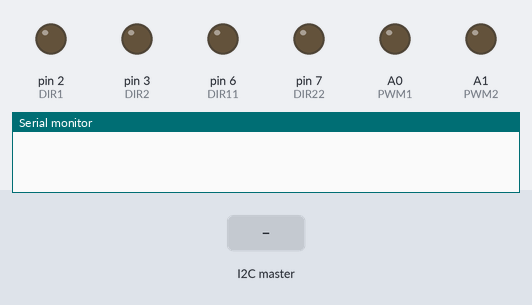
The sketch below on a simulated Arduino Nano, built with avr-gcc and run on an emulated ATmega328P. On the bench: output pins drawn as LEDs (lit = HIGH), the last lines printed to the serial monitor. Inputs (shaded band) come from the test bench.

Above: at 1.2 s.
1.3 s: the I2C master sends the byte 1
At 2.0 s:
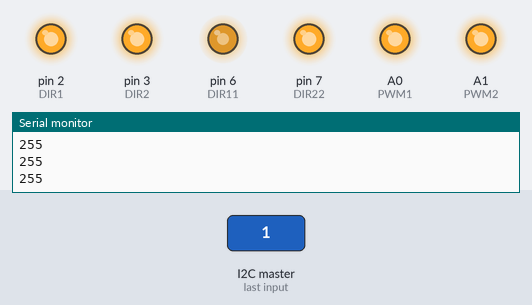
2.8 s: the I2C master sends the byte 2
At 3.1 s:
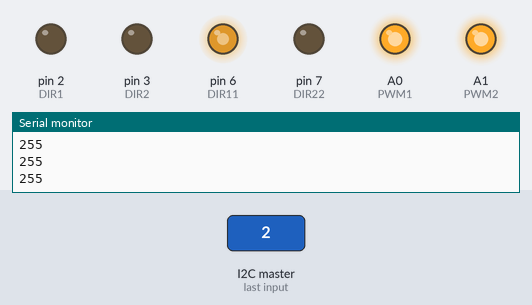
4.3 s: the I2C master sends the byte 0
At 5.5 s:
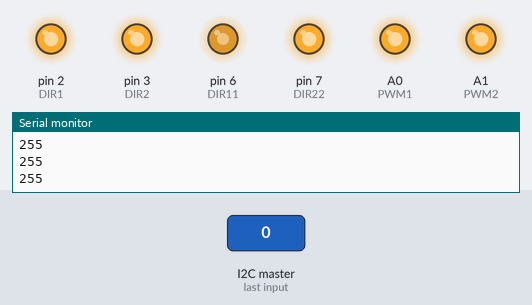
Timing chart, 0 to 7.3 s (numbered marks = the images above; inputs shaded):
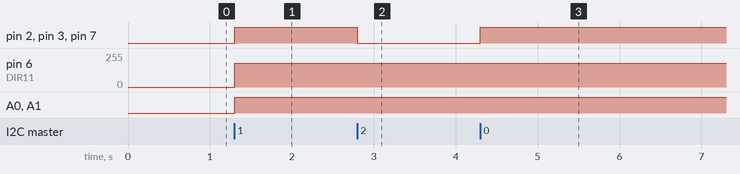

The sketch:

final_ish.ino
```cpp
#include<Wire.h>
#define SLAVE_ADDRESS 0x8
int DIR1 = 2;
int DIR2 = 3;
int PWM1 = A0;
int PWM2 = A1;
int DIR11 = 6;
int DIR22 = 7;
int PWM12 = A6;
int PWM22 = A7;
byte arr[]={0,0,0,0};
void setup() {
  Wire.begin(SLAVE_ADDRESS);
  Wire.onReceive(receiveEvent);
  Serial.begin(9600);
  pinMode(DIR1, OUTPUT);
  pinMode(DIR2, OUTPUT);
  pinMode(PWM1, OUTPUT);
  pinMode(PWM2, OUTPUT);
 //Declaring the pin modes, obviously they're outputs
  pinMode(PWM2, OUTPUT);
  pinMode(DIR11, OUTPUT);
  pinMode(DIR22, OUTPUT);
  pinMode(PWM12, OUTPUT);
  //Declaring the pin modes, obviously they're outputs
  pinMode(PWM22, OUTPUT);
}
void receiveEvent(int howMany) {

  while (0<Wire.available()) {
    for(int i =0; i<4;i++){
    byte x = Wire.read(); // receive byte as a character
    arr[i]=x;
    }
  Serial.println(arr[0]);
  Serial.println(arr[1]);
  Serial.println(arr[2]);
  Serial.println(arr[3]);
}
if(arr[0]==0){
  digitalWrite(DIR1, 5);
  digitalWrite(DIR2, 5);
  analogWrite(PWM2,180);
  analogWrite(PWM1,180);
  digitalWrite(DIR11, 5);
  digitalWrite(DIR22, 5);
  analogWrite(PWM22,180);
  analogWrite(PWM12,180);
}
else if (arr[0]==1){
  digitalWrite(DIR1, HIGH);
  digitalWrite(DIR2, HIGH);
  analogWrite(PWM2,180);
  analogWrite(PWM1,180);
  digitalWrite(DIR11, HIGH);
  digitalWrite(DIR22, HIGH);
  analogWrite(PWM22,180);
  analogWrite(PWM12,180);
  }
else if(arr[0]==2){
  digitalWrite(DIR1, LOW);
  digitalWrite(DIR2, LOW);
  analogWrite(PWM2,180);
  analogWrite(PWM1,180);
  digitalWrite(DIR11, LOW);
  digitalWrite(DIR22, LOW);
  analogWrite(PWM22,180);
  analogWrite(PWM12,180);
}
else if(arr[0]==3){
  digitalWrite(DIR1, HIGH);

  digitalWrite(DIR2, LOW);
  analogWrite(PWM2,180);
  analogWrite(PWM1,180);
  digitalWrite(DIR11, LOW);
  digitalWrite(DIR22, LOW);
  analogWrite(PWM22,180);
  analogWrite(PWM12,180);
}
else if(arr[0]==4){
  digitalWrite(DIR1, LOW);
  digitalWrite(DIR2, HIGH);
  analogWrite(PWM2,180);
  analogWrite(PWM1,180);
  digitalWrite(DIR11, LOW);
  digitalWrite(DIR22, HIGH);
  analogWrite(PWM22,180);
  analogWrite(PWM12,180);

}
}
void loop() {

}
```

Measured:
- after the input at 1.3 s, pin 2 (DIR1), pin 3 (DIR2), pin 7 (DIR22), A0 (PWM1), A1 (PWM2): LOW → HIGH at once; pin 6 (DIR11): 0/255 → 180/255 at once
- after the input at 2.8 s, pin 2 (DIR1), pin 3 (DIR2), pin 7 (DIR22): HIGH → LOW at once
- after the input at 4.3 s, pin 2 (DIR1), pin 3 (DIR2), pin 7 (DIR22): LOW → HIGH at once
